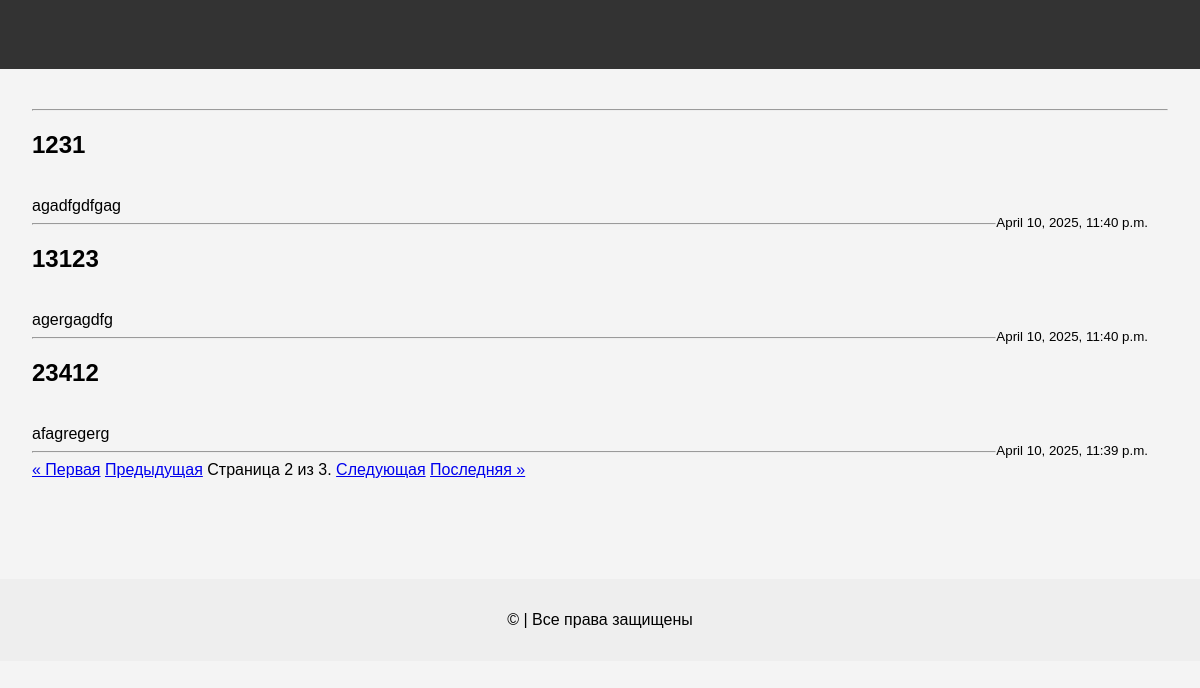
/platform/news/?page=2, run on the app's committed database.
### task/models.py (models this page shows, shortened)
class News(models.Model):
    title = models.CharField(max_length=150)
    content = models.TextField()
    date = models.DateTimeField(auto_now_add=True)
    class Meta:
        verbose_name = 'News'
        verbose_name_plural = 'News'

### task/views.py (the view)
# urls.py: path('platform/news/', news, name='news'),
def news(request):
    posts = News.objects.all().order_by('-date')
    paginator = Paginator(posts, 3)
    page_number = request.GET.get('page')
    page_obj = paginator.get_page(page_number)
    return render(request,'task/news.html',{'page_obj': page_obj})

### templates/task/news.html (shortened to what this page needs)
{% extends 'task/main.html' %}
{% block content %}
    <hr>
    {% for new in page_obj %}
        <h2>{{ new.title }}</h2>
        <br>
        {{ new.content }}
        <br>
        <small style="float: right; margin-right: 20px;">{{ new.date }}</small>
        <hr>
    {% endfor %}
    <div class="pagination">
        <span class="step-links">
            {% if page_obj.has_previous %}
                <a href="?page=1">&laquo; Первая</a>
                <a href="?page={{ page_obj.previous_page_number }}">Предыдущая</a>
            {% endif %}
            <span class="current">
                Страница {{ page_obj.number }} из {{ page_obj.paginator.num_pages }}.
            </span>
            {% if page_obj.has_next %}
                <a href="?page={{ page_obj.next_page_number }}">Следующая</a>
                <a href="?page={{ page_obj.paginator.num_pages }}">Последняя &raquo;</a>
            {% endif %}
        </span>
    </div>
{% endblock %}

### templates/task/main.html (style rules this page uses)
body { font-family: Arial, sans-serif; margin: 0; padding: 0; background-color: #f4f4f4; }

### data on the page
News: title "1231", content "agadfgdfgag", date "April 10, 2025, 11:40 p.m."
News: title "13123", content "agergagdfg", date "April 10, 2025, 11:40 p.m."
News: title "23412", content "afagregerg", date "April 10, 2025, 11:39 p.m."

### other printed values
{{ page_obj.number }} "2"
{{ page_obj.paginator.num_pages }} "3"
